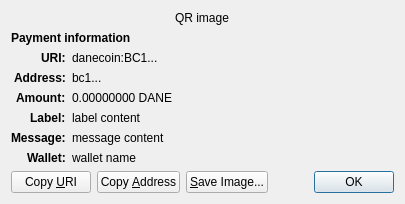
<?xml version="1.0" encoding="UTF-8"?>
<ui version="4.0">
 <class>ReceiveRequestDialog</class>
 <widget class="QDialog" name="ReceiveRequestDialog">
  <property name="geometry">
   <rect>
    <x>0</x>
    <y>0</y>
    <width>413</width>
    <height>229</height>
   </rect>
  </property>
  <property name="windowTitle">
   <string>Request payment to ...</string>
  </property>
  <layout class="QGridLayout" name="gridLayout" columnstretch="0,1">
   <property name="sizeConstraint">
    <enum>QLayout::SetFixedSize</enum>
   </property>
   <item row="0" column="0" colspan="2" alignment="Qt::AlignHCenter">
    <widget class="QRImageWidget" name="qr_code">
     <property name="text">
      <string notr="true">QR image</string>
     </property>
     <property name="textInteractionFlags">
      <set>Qt::NoTextInteraction</set>
     </property>
    </widget>
   </item>
   <item row="1" column="0" colspan="2">
    <widget class="QLabel" name="payment_header">
     <property name="font">
      <font>
       <weight>75</weight>
       <bold>true</bold>
      </font>
     </property>
     <property name="text">
      <string>Payment information</string>
     </property>
     <property name="textInteractionFlags">
      <set>Qt::NoTextInteraction</set>
     </property>
    </widget>
   </item>
   <item row="2" column="0" alignment="Qt::AlignRight|Qt::AlignTop">
    <widget class="QLabel" name="uri_tag">
     <property name="font">
      <font>
       <weight>75</weight>
       <bold>true</bold>
      </font>
     </property>
     <property name="text">
      <string notr="true">URI:</string>
     </property>
     <property name="textFormat">
      <enum>Qt::PlainText</enum>
     </property>
     <property name="textInteractionFlags">
      <set>Qt::NoTextInteraction</set>
     </property>
    </widget>
   </item>
   <item row="2" column="1" alignment="Qt::AlignTop">
    <widget class="QLabel" name="uri_content">
     <property name="text">
      <string notr="true">danecoin:BC1...</string>
     </property>
     <property name="textFormat">
      <enum>Qt::RichText</enum>
     </property>
     <property name="wordWrap">
      <bool>true</bool>
     </property>
     <property name="textInteractionFlags">
      <set>Qt::TextSelectableByMouse</set>
     </property>
    </widget>
   </item>
   <item row="3" column="0" alignment="Qt::AlignRight|Qt::AlignTop">
    <widget class="QLabel" name="address_tag">
     <property name="font">
      <font>
       <weight>75</weight>
       <bold>true</bold>
      </font>
     </property>
     <property name="text">
      <string>Address:</string>
     </property>
     <property name="textInteractionFlags">
      <set>Qt::NoTextInteraction</set>
     </property>
    </widget>
   </item>
   <item row="3" column="1" alignment="Qt::AlignTop">
    <widget class="QLabel" name="address_content">
     <property name="text">
      <string notr="true">bc1...</string>
     </property>
     <property name="textFormat">
      <enum>Qt::PlainText</enum>
     </property>
     <property name="textInteractionFlags">
      <set>Qt::TextSelectableByMouse</set>
     </property>
    </widget>
   </item>
   <item row="4" column="0" alignment="Qt::AlignRight|Qt::AlignTop">
    <widget class="QLabel" name="amount_tag">
     <property name="font">
      <font>
       <weight>75</weight>
       <bold>true</bold>
      </font>
     </property>
     <property name="text">
      <string>Amount:</string>
     </property>
     <property name="textInteractionFlags">
      <set>Qt::NoTextInteraction</set>
     </property>
    </widget>
   </item>
   <item row="4" column="1" alignment="Qt::AlignTop">
    <widget class="QLabel" name="amount_content">
     <property name="text">
      <string notr="true">0.00000000 DANE</string>
     </property>
     <property name="textFormat">
      <enum>Qt::PlainText</enum>
     </property>
     <property name="textInteractionFlags">
      <set>Qt::TextSelectableByMouse</set>
     </property>
    </widget>
   </item>
   <item row="5" column="0" alignment="Qt::AlignRight|Qt::AlignTop">
    <widget class="QLabel" name="label_tag">
     <property name="font">
      <font>
       <weight>75</weight>
       <bold>true</bold>
      </font>
     </property>
     <property name="text">
      <string>Label:</string>
     </property>
     <property name="textInteractionFlags">
      <set>Qt::NoTextInteraction</set>
     </property>
    </widget>
   </item>
   <item row="5" column="1" alignment="Qt::AlignTop">
    <widget class="QLabel" name="label_content">
     <property name="text">
      <string notr="true">label content</string>
     </property>
     <property name="textFormat">
      <enum>Qt::PlainText</enum>
     </property>
     <property name="wordWrap">
      <bool>true</bool>
     </property>
     <property name="textInteractionFlags">
      <set>Qt::TextSelectableByMouse</set>
     </property>
    </widget>
   </item>
   <item row="6" column="0" alignment="Qt::AlignRight|Qt::AlignTop">
    <widget class="QLabel" name="message_tag">
     <property name="font">
      <font>
       <weight>75</weight>
       <bold>true</bold>
      </font>
     </property>
     <property name="text">
      <string>Message:</string>
     </property>
     <property name="textInteractionFlags">
      <set>Qt::NoTextInteraction</set>
     </property>
    </widget>
   </item>
   <item row="6" column="1" alignment="Qt::AlignTop">
    <widget class="QLabel" name="message_content">
     <property name="text">
      <string notr="true">message content</string>
     </property>
     <property name="textFormat">
      <enum>Qt::PlainText</enum>
     </property>
     <property name="wordWrap">
      <bool>true</bool>
     </property>
     <property name="textInteractionFlags">
      <set>Qt::TextSelectableByMouse</set>
     </property>
    </widget>
   </item>
   <item row="7" column="0" alignment="Qt::AlignRight|Qt::AlignTop">
    <widget class="QLabel" name="wallet_tag">
     <property name="font">
      <font>
       <weight>75</weight>
       <bold>true</bold>
      </font>
     </property>
     <property name="text">
      <string>Wallet:</string>
     </property>
     <property name="textInteractionFlags">
      <set>Qt::NoTextInteraction</set>
     </property>
    </widget>
   </item>
   <item row="7" column="1" alignment="Qt::AlignTop">
    <widget class="QLabel" name="wallet_content">
     <property name="text">
      <string notr="true">wallet name</string>
     </property>
     <property name="textFormat">
      <enum>Qt::PlainText</enum>
     </property>
     <property name="wordWrap">
      <bool>true</bool>
     </property>
     <property name="textInteractionFlags">
      <set>Qt::TextSelectableByMouse</set>
     </property>
    </widget>
   </item>
   <item row="8" column="0" colspan="2">
    <layout class="QHBoxLayout" name="horizontalLayout">
     <item>
      <widget class="QPushButton" name="btnCopyURI">
       <property name="text">
        <string>Copy &amp;URI</string>
       </property>
       <property name="autoDefault">
        <bool>false</bool>
       </property>
      </widget>
     </item>
     <item>
      <widget class="QPushButton" name="btnCopyAddress">
       <property name="text">
        <string>Copy &amp;Address</string>
       </property>
       <property name="autoDefault">
        <bool>false</bool>
       </property>
      </widget>
     </item>
     <item>
      <widget class="QPushButton" name="btnSaveAs">
       <property name="text">
        <string>&amp;Save Image...</string>
       </property>
       <property name="autoDefault">
        <bool>false</bool>
       </property>
      </widget>
     </item>
     <item>
      <spacer name="horizontalSpacer_2">
       <property name="orientation">
        <enum>Qt::Horizontal</enum>
       </property>
       <property name="sizeHint" stdset="0">
        <size>
         <width>40</width>
         <height>20</height>
        </size>
       </property>
      </spacer>
     </item>
     <item>
      <widget class="QDialogButtonBox" name="buttonBox">
       <property name="focusPolicy">
        <enum>Qt::StrongFocus</enum>
       </property>
       <property name="standardButtons">
        <set>QDialogButtonBox::Ok</set>
       </property>
      </widget>
     </item>
    </layout>
   </item>
  </layout>
 </widget>
 <customwidgets>
  <customwidget>
   <class>QRImageWidget</class>
   <extends>QLabel</extends>
   <header>qt/qrimagewidget.h</header>
  </customwidget>
 </customwidgets>
 <tabstops>
  <tabstop>buttonBox</tabstop>
  <tabstop>btnCopyURI</tabstop>
  <tabstop>btnCopyAddress</tabstop>
  <tabstop>btnSaveAs</tabstop>
 </tabstops>
 <resources/>
 <connections>
  <connection>
   <sender>buttonBox</sender>
   <signal>accepted()</signal>
   <receiver>ReceiveRequestDialog</receiver>
   <slot>accept()</slot>
   <hints>
    <hint type="sourcelabel">
     <x>135</x>
     <y>230</y>
    </hint>
    <hint type="destinationlabel">
     <x>135</x>
     <y>126</y>
    </hint>
   </hints>
  </connection>
 </connections>
</ui>
